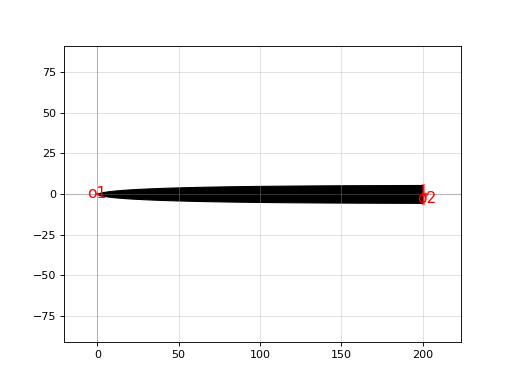

Here is the Python script that generated this plot:
import gdsfactory as gf

c = gf.components.taper_w11_l200(cross_section='strip')
c.plot()
